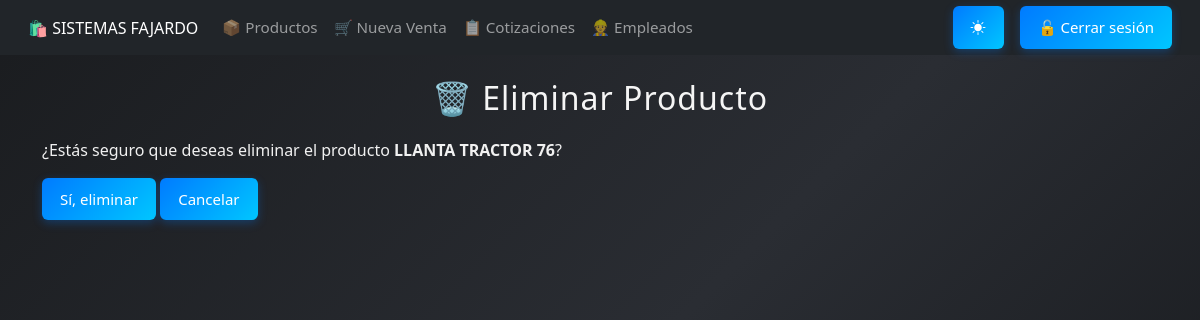
The app's page /productos/eliminar/4/ (signed in), older data.
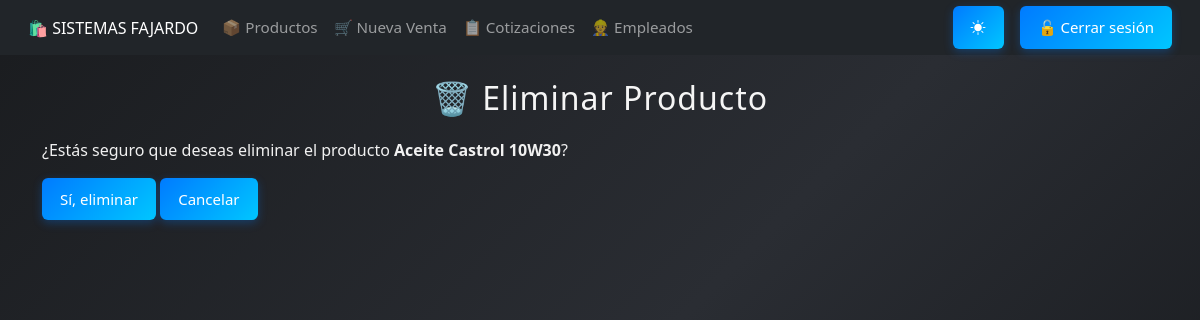
The same page, newer data.
### core/models.py (models this page shows, shortened)
class Producto(models.Model):
    codigo       = models.CharField(max_length=50, unique=True, verbose_name="Código o ID")
    codigo_barra = models.CharField(max_length=100, unique=True, blank=True, null=True, verbose_name="Código de barra")
    nombre       = models.CharField(max_length=100)
    descripcion  = models.TextField(blank=True)
    precio       = models.DecimalField(max_digits=10, decimal_places=2)
    stock        = models.IntegerField(default=0)
    categoria    = models.ForeignKey(Categoria, on_delete=models.CASCADE, null=True, blank=True)  # Temporal
    activo       = models.BooleanField(default=True)
    fecha_creacion = models.DateTimeField(auto_now_add=True, null=True, blank=True)  # Temporal
    class Meta:
        ordering = ['nombre']
        verbose_name = "Producto"
        verbose_name_plural = "Productos"

### core/views.py (the view)
# urls.py: path('productos/eliminar/<int:pk>/', views.eliminar_producto, name='eliminar_producto'),
@login_required
@permission_required('core.delete_producto', raise_exception=True)
def eliminar_producto(request, pk):
    producto = get_object_or_404(Producto, pk=pk)
    if request.method == 'POST':
        producto.delete()
        messages.success(request, f"🗑 Producto '{producto.nombre}' eliminado correctamente.")
        return redirect('listar_productos')
    return render(request, 'productos/eliminar_producto.html', {
        'producto': producto
    })

### core/templates/productos/eliminar_producto.html (shortened to what this page needs)
{% extends 'base.html' %}
{% block content %}
<div class="container mt-4">
    <h2>🗑 Eliminar Producto</h2>
    <p>¿Estás seguro que deseas eliminar el producto <strong>{{ producto.nombre }}</strong>?</p>
    <form method="post">
        <button type="submit" class="btn btn-danger">Sí, eliminar</button>
        <a href="{% url 'listar_productos' %}" class="btn btn-secondary">Cancelar</a>
    </form>
</div>
{% endblock %}

Row changes from the older to the newer data that the page shows:
changed Producto: nombre "LLANTA TRACTOR 76" → "Aceite Castrol 10W30"
